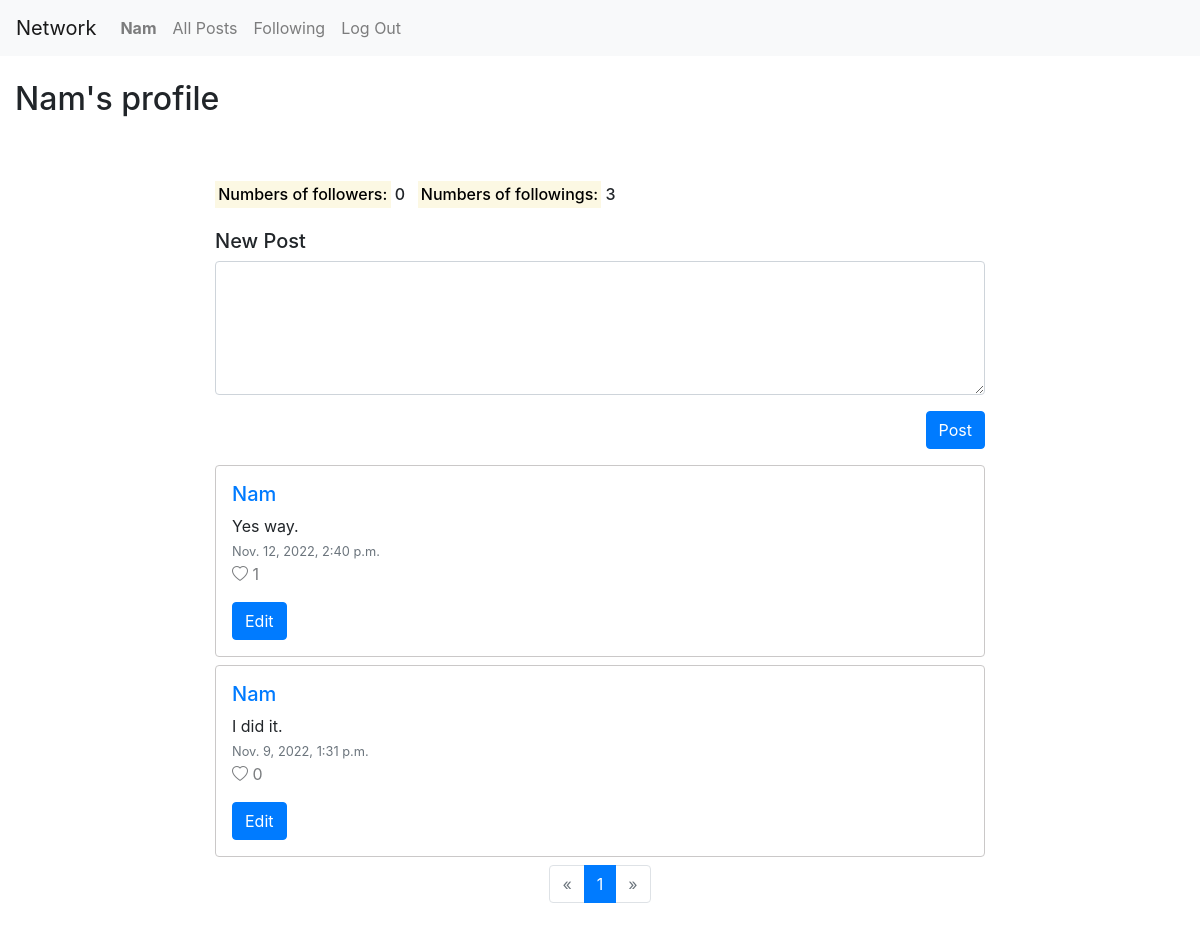
/profile/Nam (signed in), run on an earlier commit of the app's database.
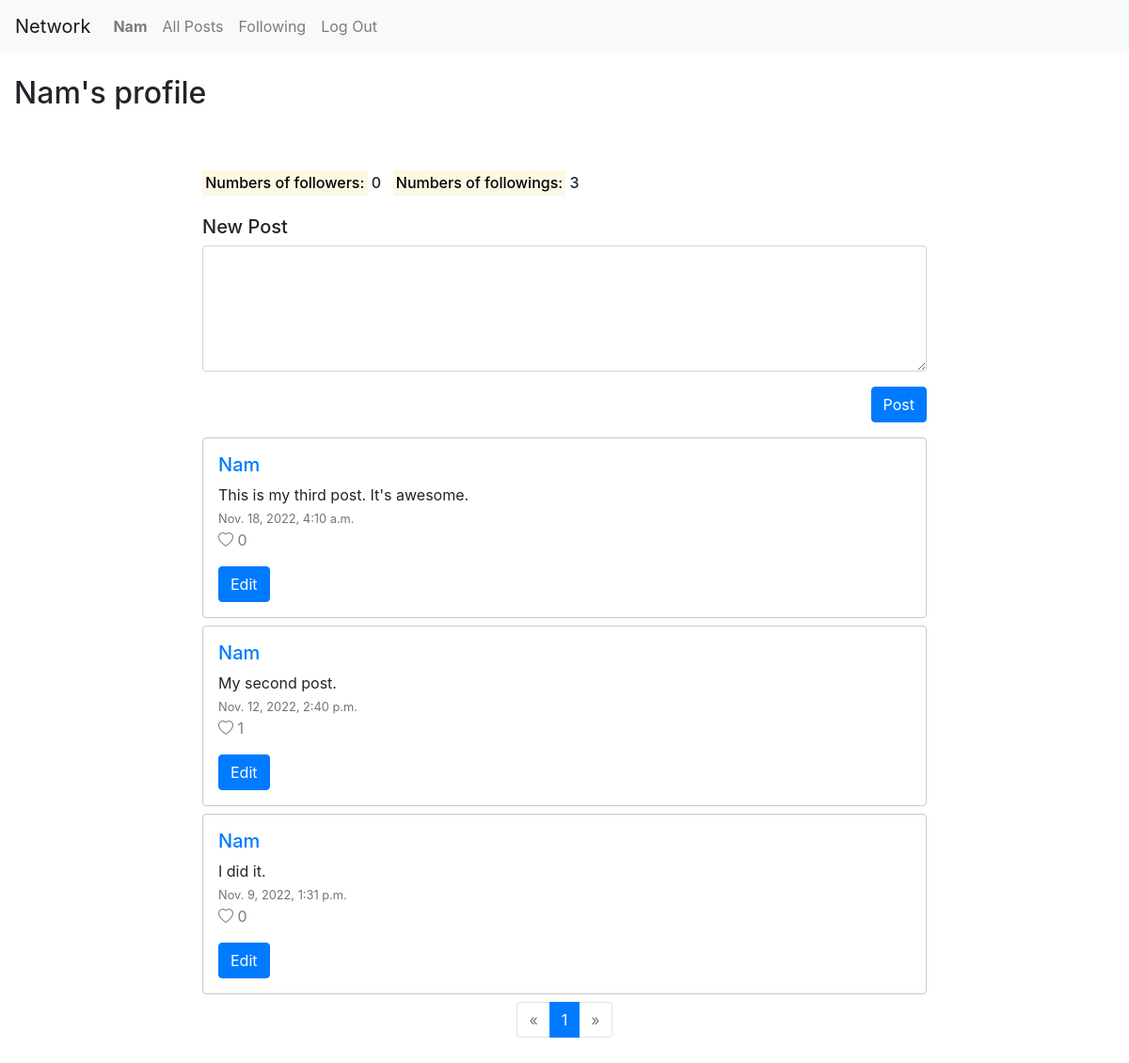
And on a later commit of the database.
### network/models.py (models this page shows, shortened)
class User(AbstractUser):
    pass

class FollowList(models.Model):
    user = models.ForeignKey('User', on_delete=models.CASCADE, related_name='user')
    followings = models.ManyToManyField('User', related_name='followings', blank=True)
    followers = models.ManyToManyField('User', related_name='followers', blank=True)

class Post(models.Model):
    poster = models.ForeignKey('User', on_delete=models.CASCADE, related_name='poster')
    content = models.TextField()
    date_created = models.DateTimeField(default=timezone.now)
    fan = models.ManyToManyField('User', related_name='likes', blank=True)

### network/views.py (the view)
# urls.py: path("profile/<str:poster_name>", views.profile, name="profile"),
@login_required
def profile(request, poster_name):
    poster_id = User.objects.filter(username=poster_name).first()
    posts = Post.objects.filter(poster=poster_id).order_by('date_created').reverse()
    try:
        follow_list = FollowList.objects.get(user=request.user)
    except FollowList.DoesNotExist:
        follow_list = None
    try:
        poster_follow_list = FollowList.objects.get(user=poster_id)
    except FollowList.DoesNotExist:
        poster_follow_list = None
    paginator = Paginator(posts, 10)
    page_number = request.GET.get('page')
    page_obj = paginator.get_page(page_number)
    return render(request, "network/profile.html", {
        'poster_id': poster_id,
        'page_obj': page_obj,
        'poster': poster_name,
        'follow_list': follow_list,
        'poster_follow_list': poster_follow_list,
        'form': NewPostForm()
    })

### network/forms.py
class NewPostForm(forms.Form):
    content = forms.CharField(widget=forms.Textarea(attrs={'rows': '5', 'class' : 'form-control mb-3'}), max_length=160)

### network/templates/network/profile.html (shortened to what this page needs)
{% extends "network/layout.html" %}
{% block body %}
    <ul class="list-inline">
        <li class="list-inline-item">
            <h2 class="my-4">{{ poster }}'s profile</h2>
        </li>
    </ul>
    <div class="row">
        <div class="col-lg-8 offset-lg-2 mt-4">
             <ul class="list-inline">
                <li class="list-inline-item h6">
                    <mark>Numbers of followers:</mark> {{ poster_follow_list.followers.count }}
                </li>
                <li class="list-inline-item h6">
                    <mark>Numbers of followings:</mark> {{ poster_follow_list.followings.count }}
                </li>
            </ul>
            {% if poster == request.user.username %}
            <form action="{% url 'add_post' %}" method="post">
                <div class="fieldWrapper form-group">
                    <label for="{{ form.content.id_for_label }}" class="h5">New Post</label>
                    {{ form.content }}
                </div>
                <input type="submit" value="Post" class="btn btn-primary float-right mb-3">
            </form>
            {% endif %}
            <div class="my-5">
                {% include "network/posts.html" %}
        </div>
    </div>
{% endblock %}

### network/templates/network/layout.html (shortened to what this page needs)
{% load static %}
<!DOCTYPE html>
<html lang="en">
    <head>
        <link rel="stylesheet" href="https://stackpath.bootstrapcdn.com/bootstrap/4.4.1/css/bootstrap.min.css">
        <link rel="stylesheet" href="https://cdn.jsdelivr.net/npm/bootstrap-icons@1.8.3/font/bootstrap-icons.css" />
        <link href="{% static 'network/styles.css' %}" rel="stylesheet">
    </head>
    <body>
        <nav class="navbar navbar-expand-lg navbar-light bg-light">
            <a class="navbar-brand" href="#">Network</a>
            <div>
              <ul class="navbar-nav mr-auto">
                {% if user.is_authenticated %}
                    <li class="nav-item">
                        <a class="nav-link" href="{% url 'profile' user.username %}"><strong>{{ user.username }}</strong></a>
                    </li>
                {% endif %}
                <li class="nav-item">
                  <a class="nav-link" href="{% url 'index' %}">All Posts</a>
                </li>
                {% if user.is_authenticated %}
                    <li class="nav-item">
                        <a class="nav-link" href="{% url 'following' %}">Following</a>
                    </li>
                    <li class="nav-item">
                        <a class="nav-link" href="{% url 'logout' %}">Log Out</a>
                    </li>
                {% endif %}
              </ul>
            </div>
          </nav>
        <div class="body container-fluid">
            {% block body %}
            {% endblock %}
        </div>
    </body>
</html>

### network/templates/network/posts.html (shortened to what this page needs)
<div>
    {% for post in page_obj %}
    <div class="border rounded my-2 p-3 block-post" id="post-{{ post.id }}">
        <a href="{% url 'profile' post.poster %}"><h5>{{ post.poster }}</h5></a>
        <div id="post-details-{{ post.id }}">
            <ul class="list-unstyled">
                <li id="post-content-{{ post.id }}">{{ post.content }}</li>
                <li><small class="text-muted">{{ post.date_created }}</small></li>
                {% if post.poster != request.user %}
                    {% if post.fan is None or request.user not in post.fan.all %}
                    <li class="fan-{{ post.id }}"><i class="bi bi-heart" id="heart-empty" data-id="{{ post.id }}" data-action="like"></i> {{ post.fan.count }} </li>
                    {% else %}
                    <li class="fan-{{ post.id }}"><i class="bi bi-heart-fill" id="heart-fill" data-id="{{ post.id }}" data-action="unlike"></i> {{ post.fan.count }} </li>
                    {% endif %}
                {% else %}
                <li class="fan-{{ post.id }} disabled-icon"><i class="bi bi-heart" id="heart-empty" data-id="{{ post.id }}" data-action="like"></i> {{ post.fan.count }} </li>
                {% endif %}
            </ul>
            {% if request.user.is_authenticated and post.poster == request.user %}
            <a href="javascript:void(0)" id="edit-{{ post.id }}" data-id="{{ post.id }}" class="btn btn-primary" role="button">Edit</a>
            {% endif %}
        </div>
    </div>
    {% endfor %}
    <nav aria-label="Page navigation">
        <ul class="pagination justify-content-center">
            {% if page_obj.has_previous %}
            <li class="page-item">
                <a class="page-link" href="?page={{ page_obj.previous_page_number }}" aria-label="Previous">
                    <span aria-hidden="true">&laquo;</span>
                </a>
            </li>
            {% else %}
            <li class="page-item disabled">
                <a class="page-link" href="#" aria-label="Previous">
                    <span aria-hidden="true">&laquo;</span>
                </a>
            </li>
            {% endif %}
            {% for i in page_obj.paginator.page_range %}
                {% if i == page_obj.number %}
                <li class="page-item active">
                    <a class="page-link" href="?page={{ i }}">{{ i }}
                    </a>
                </li>
                {% else %}
                <li class="page-item">
                    <a class="page-link" href="?page={{ i }}">{{ i }}</a>
                </li>
                {% endif %}
            {% endfor %}
            {% if page_obj.has_next %}
            <li class="page-item">
                <a class="page-link" href="?page={{ page_obj.next_page_number }}" aria-label="Next">
                    <span aria-hidden="true">&raquo;</span>
                </a>
            </li>
            {% else %}
            <li class="page-item disabled">
                <a class="page-link" href="#" aria-label="Next">
                    <span aria-hidden="true">&raquo;</span>
                </a>
            </li>
            {% endif %}
        </ul>
    </nav>

### network/static/network/styles.css (style rules this page uses)
.block-post { border-color: rgb(202, 200, 200) !important; clear: both; }
.disabled-icon { opacity: 0.6; pointer-events: none; }

What changed in the data, as far as the page shows it:
added Post: poster "Nam", content "This is my third post. It's awesome.", date_created "Nov. 18, 2022, 4:10 a.m.", fan.count "0"
changed Post: content "Yes way." → "My second post."
